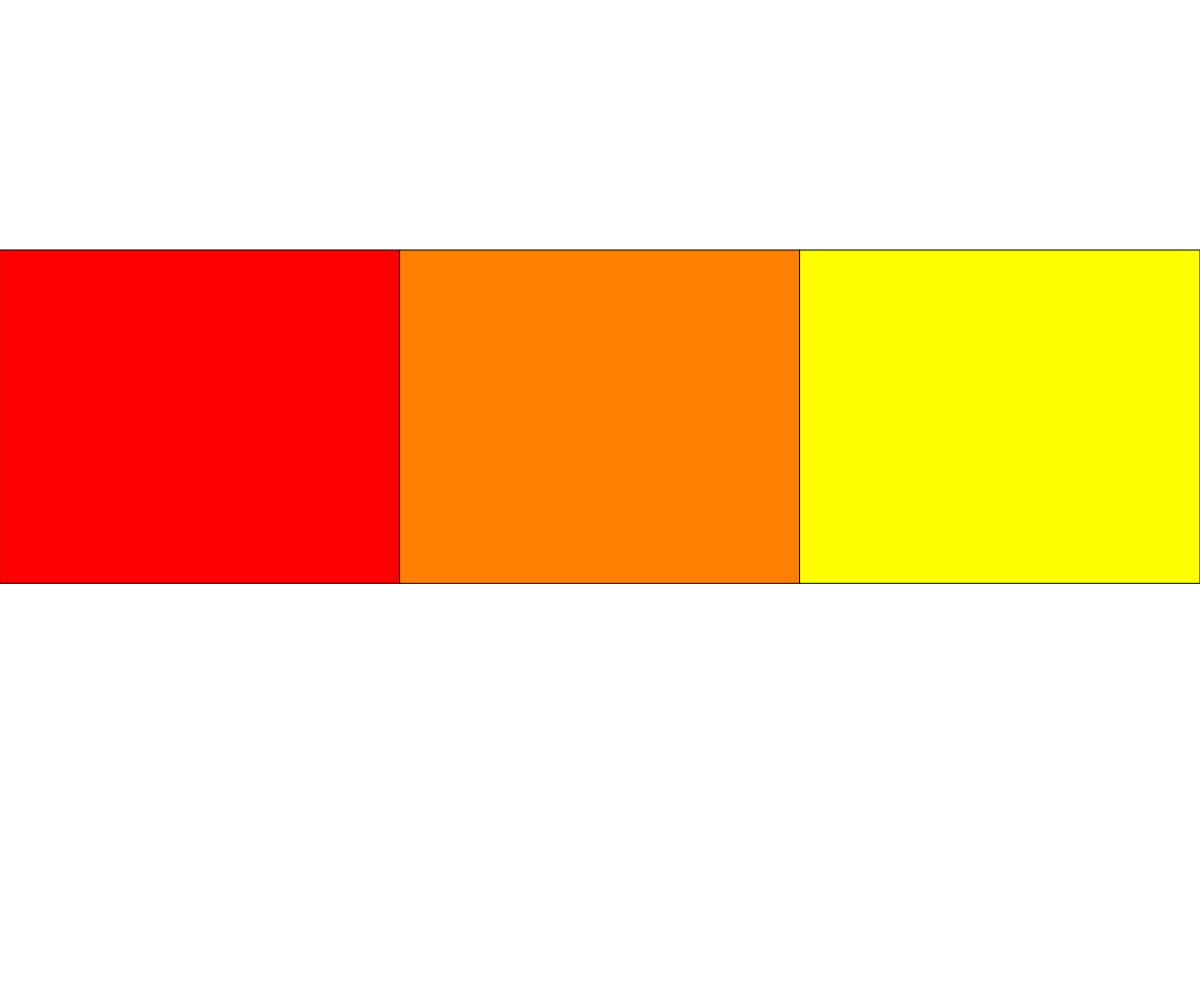
Frame 1 (no input)
Frame 60 (no input): identical to frame 1, image omitted
Frame 120 (the mouse pressed at the canvas centre since frame 60): identical to frame 1, image omitted

The p5.js sketch that drew this single still picture (run headless with seeded random() and noise() and a simulated clock; from frame 60 on, the mouse is pressed at the canvas centre):

// p5.js sketch
// ── sketch.js
let columnWidth;
let columnHeight;
let hues= [0,30,60];

function setup() {
  createCanvas(windowWidth, windowHeight);
  columnWidth = width / 3;
  columnHeight = height / 3;
  //hue, saturation, brightness
  colorMode(HSB,360,100,100);
}

function draw() {
  background(255);

  for (let counter = 0; counter < 3; counter++) {
    
    // let h =counter * 30;
    // fill(h,100,100);
    let x = counter * columnWidth;
    let y = height / 4;
    
    let h =hues[counter];
    fill(h,100,100);

    rect(x, y, columnWidth, columnHeight);
  }
}
